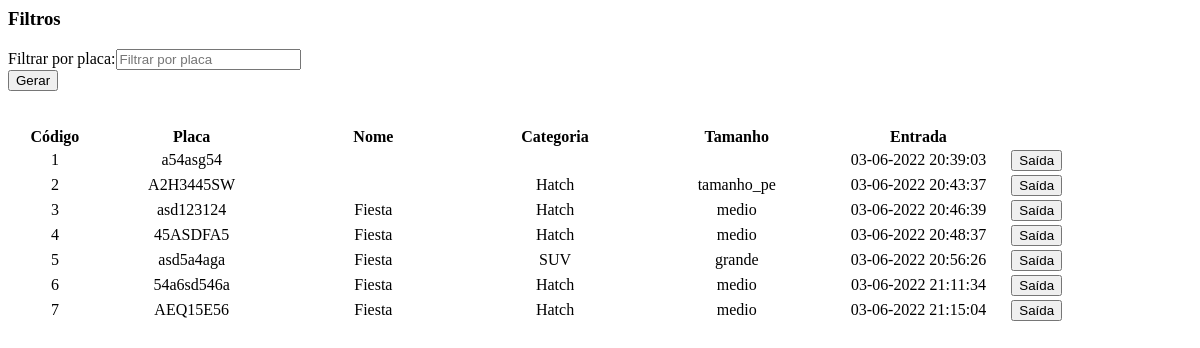
The page /saida-veiculo.php (signed in) on the database as committed earlier.
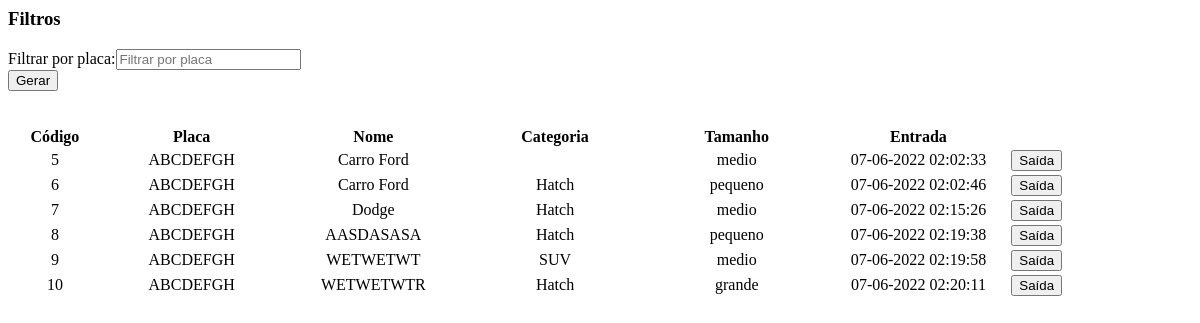
The same page on the database as committed later.
### tables this page shows
CREATE TABLE `veiculos` (
  `id_veiculo` int(7) NOT NULL AUTO_INCREMENT,
  `placa` varchar(10) DEFAULT NULL,
  `nome_veiculo` varchar(30) DEFAULT NULL,
  `tamanho` varchar(10) DEFAULT NULL,
  `nome_categoria` varchar(50) DEFAULT NULL,
  `estacionado` varchar(5) DEFAULT NULL,
  `data_entrada` timestamp NOT NULL DEFAULT current_timestamp(),
  `data_saida` datetime DEFAULT NULL,
  PRIMARY KEY (`id_veiculo`)
);

### saida-veiculo.php (the view, shortened to what this page needs)
<head>
    <?php include('db/config.php');
    ?>
</head>
<section id="primeiro-bloco" class="display-column-flex">
    <?php
    if (empty(@$_GET['veiculo']) && is_null(@$_GET['veiculo'])) {
    ?>
        <form class="form" name="fmrpesquisa" id="frmpesquisa" method="POST">
            <div class="row">
                <h3>Filtros</h3>
                <div>
                    Filtrar por placa:<input type="text" name="placa" placeholder="Filtrar por placa" value="<?php echo @$_POST['placa'] ?>">
                </div>
                <div class="col-sm-1">
                    <input class="submit-button" type="submit" name="botao" value="Gerar">
                </div>
            </div><br>
        </form>
        <form method="post" action="saida-veiculo.php>">
            <table class="tabela-relatorio" align="CENTER">
                <tr>
                    <th width="5%">Código</th>
                    <th width="10%">Placa</th>
                    <th width="10%">Nome</th>
                    <th width="10%">Categoria</th>
                    <th width="10%">Tamanho</th>
                    <th width="10%">Entrada</th>
                </tr>
                <?php
                $query = "SELECT * FROM veiculos WHERE estacionado='sim'";
                @$placa = $_POST['placa'];
                if (true) {
                    $query .= ($placa ? " AND placa LIKE '%$placa%' " : "");
                }
                $result = mysqli_query($con, $query);
                while ($coluna = mysqli_fetch_array($result)) {
                ?>
                    <tr>
                        <td width="5%" align="center"><?php echo $coluna['id_veiculo']; ?></td>
                        <td width="10%" align="center"><?php echo $coluna['placa']; ?></td>
                        <td width="10%" align="center"><?php echo $coluna['nome_veiculo']; ?></td>
                        <td width="10%" align="center"><?php echo $coluna['nome_categoria']; ?></td>
                        <td width="10%" align="center"><?php echo $coluna['tamanho']; ?></td>
                        <td width="10%" align="center"><?php $data_entrada = new DateTime($coluna['data_entrada']);
                                                        echo $data_entrada->format('d-m-Y H:i:s') . "<br>"; ?></td>
                        <td width="10%">
                            <a class="cor-link" href="saida-veiculo.php?veiculo=<?php echo @$coluna['id_veiculo']; ?>">
                                <input type="button" value="Saída" />
                            </a>
                        </td>
                    </tr>
                <?php
                }
            }
            ?>
</section>

Rows that differ between the two databases and show on the page:
no longer on this page (row edited): veiculos: id_veiculo "1", placa "a54asg54", data_entrada "03-06-2022 20:39:03"
no longer on this page (row edited): veiculos: id_veiculo "2", placa "A2H3445SW", nome_categoria "Hatch", tamanho "tamanho_pe", data_entrada "03-06-2022 20:43:37"
no longer on this page (row edited): veiculos: id_veiculo "3", placa "asd123124", nome_veiculo "Fiesta", nome_categoria "Hatch", tamanho "medio", data_entrada "03-06-2022 20:46:39"
no longer on this page (row edited): veiculos: id_veiculo "4", placa "45ASDFA5", nome_veiculo "Fiesta", nome_categoria "Hatch", tamanho "medio", data_entrada "03-06-2022 20:48:37"
changed veiculos id 5: placa "asd5a4aga" → "ABCDEFGH"; nome_veiculo "Fiesta" → "Carro Ford"; tamanho "grande" → "medio"; data_entrada "03-06-2022 20:56:26" → "07-06-2022 02:02:33"; nome_categoria "SUV" → (not shown)
changed veiculos id 6: placa "54a6sd546a" → "ABCDEFGH"; nome_veiculo "Fiesta" → "Carro Ford"; tamanho "medio" → "pequeno"; data_entrada "03-06-2022 21:11:34" → "07-06-2022 02:02:46"
changed veiculos id 7: placa "AEQ15E56" → "ABCDEFGH"; nome_veiculo "Fiesta" → "Dodge"; data_entrada "03-06-2022 21:15:04" → "07-06-2022 02:15:26"
added veiculos: id_veiculo "8", placa "ABCDEFGH", nome_veiculo "AASDASASA", nome_categoria "Hatch", tamanho "pequeno", data_entrada "07-06-2022 02:19:38"
added veiculos: id_veiculo "9", placa "ABCDEFGH", nome_veiculo "WETWETWT", nome_categoria "SUV", tamanho "medio", data_entrada "07-06-2022 02:19:58"
added veiculos: id_veiculo "10", placa "ABCDEFGH", nome_veiculo "WETWETWTR", nome_categoria "Hatch", tamanho "grande", data_entrada "07-06-2022 02:20:11"
